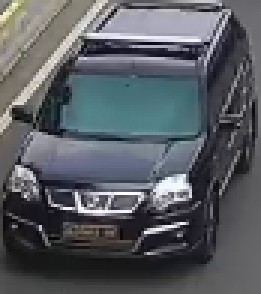
#> input picture mobil-penumpang.6.png, 87 x 98 px (shown 3 times larger)
$ python cnn_backup.py
#> lines starting #> are read from the running program, lines starting #| are printed output that depends on the picture
from conv_layer import *
from max_pool_layer import *
from dense_layer import *
from adam_optim import *
from cv2 import cv2
import pickle
from tqdm import tqdm

class CNN:
    def __init__(self, architecture, inp, model = False):
        self.architecture = architecture
        self.inp = inp
        if model == False:
            self.obj = self.init_obj_layer()
        else:
            self.obj = model

    def init_obj_layer(self):
        obj_layer = []
        for i, arch in enumerate(self.architecture):
            layer_type = arch['layer_type']
            if layer_type == 'conv':
                obj = ConvLayer(kernel_len=arch['kernel_len'], kernel_dim=arch['kernel_dim'], stride=arch['stride'], activation=arch['activation'])

            elif layer_type == 'max_pool':
                obj = MaxPoolLayer(pool_dim=arch['pool_dim'], stride=arch['stride'])

            elif layer_type == 'flatten':
                obj = 'flatten'

            elif layer_type == 'dense':
                obj = DenseLayer(inp_size=arch['input_size'], output_size=arch['output_size'], activation=arch['activation'])

            obj_layer.append(obj)
        return obj_layer


    # [5 lines left out: function cross_entropy, not called in this run]

    def backward_cross_entropy(self, softmax_output, hot_vector):
        dy = softmax_output - hot_vector
        return dy

    # [44 lines left out: function train, not called in this run]


x = np.array(
    [
        [[2, 5, 3],
        [2, 1, 2],
        [4, 2, 3]],

        [[1, 3, 3],
        [2, 1, 2],
        [2, 2, 3]],

        [[1, 3, 3],
        [2, 1, 2],
        [2, 2, 3]],
    ]
)

y = np.array([
    [0],
    [0],
    [0],
    [0],
    [0],
])

architecture = [
    {'layer_type': 'conv',      'kernel_len': 2,        'kernel_dim': (2,2), 'stride': 1, 'activation': 'relu'},
    {'layer_type': 'max_pool',  'pool_dim': (2,2),    'stride': 2},
    {'layer_type': 'flatten'},
    {'layer_type': 'dense',     'input_size': 18,  'output_size': 10,  'activation': 'relu'},
    {'layer_type': 'dense',     'input_size': 10,   'output_size': 5,   'activation': 'softmax'},
]

x = cv2.imread('mobil-penumpang.6.png', cv2.IMREAD_GRAYSCALE) / 255
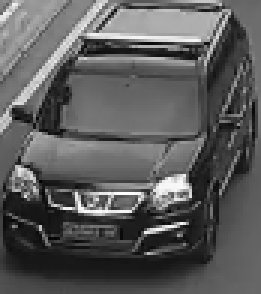
#> x: shape (98, 87) float64 (shown 3 times larger); min 0, max 0.992, mean 0.358
x = cv2.resize(x, (5, 5))
#> x = [[0.592, 0.791, 0.656, 0.682, 0.16], [0.71, 0.397, 0.397, 0.368, 0.329], [0.433, 0.586, 0.527, 0.504, 0.256], [0.108, 0.82, 0.379, 0.166, 0.311], [0.0929, 0.0941, 0.089, 0.121, 0.368]]
x = np.array([x])


# f = open('params.pckl', 'rb')
# obj = pickle.load(f)
# f.close()

cnn = CNN(architecture, x)
#> in __init__, `self.inp = inp`: self.inp has the same summary as x outside __init__
#> (the run stopped early here; a loop or call above may not have finished)
